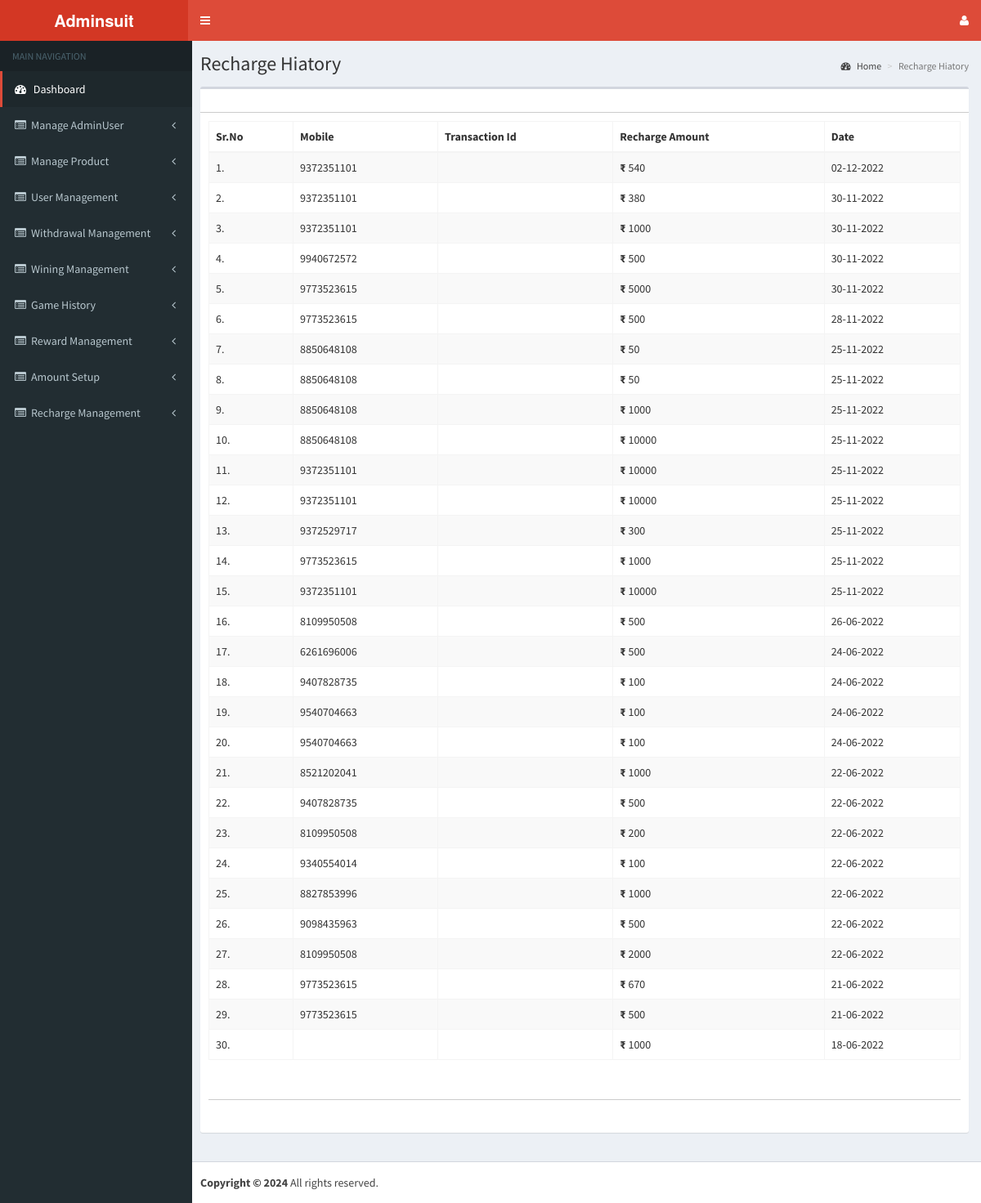
Screenshot of /admin/manage_recharge.php (signed in) with the database file from the repository.
### tables this page shows
CREATE TABLE `services` (
  `id` int(11) NOT NULL,
  `services` varchar(255) NOT NULL,
  `url` varchar(255) NOT NULL,
  `status` varchar(255) NOT NULL
);

CREATE TABLE `tbl_walletsummery` (
  `id` int(11) NOT NULL,
  `userid` int(11) NOT NULL,
  `orderid` int(11) NOT NULL,
  `amount` float NOT NULL,
  `type` varchar(50) NOT NULL,
  `actiontype` varchar(50) NOT NULL,
  `createdate` timestamp NOT NULL DEFAULT current_timestamp()
);

### admin/manage_recharge.php (the view, shortened to what this page needs)
<!DOCTYPE html>
<html>
<head>
  <link rel="stylesheet" href="bootstrap/css/bootstrap.min.css">
  <link rel="stylesheet" href="css/font-awesome.min.css">
  <link rel="stylesheet" href="css/ionicons.min.css">
  <link rel="stylesheet" href="dist/css/AdminLTE.min.css">
  <link rel="stylesheet" href="dist/css/skins/_all-skins.min.css">
  <link rel="stylesheet" href="plugins/iCheck/flat/blue.css">
  <link rel="stylesheet" href="plugins/morris/morris.css">
  <link rel="stylesheet" href="plugins/jvectormap/jquery-jvectormap-1.2.2.css">
  <link rel="stylesheet" href="plugins/datepicker/datepicker3.css">
  <link rel="stylesheet" href="plugins/daterangepicker/daterangepicker-bs3.css">
  <link rel="stylesheet" href="plugins/bootstrap-wysihtml5/bootstrap3-wysihtml5.min.css">
<link rel="stylesheet" href="plugins/datatables/dataTables.bootstrap.css">
<link rel="stylesheet" href="plugins/select2/select2.min.css">
<link rel="stylesheet" href="plugins/iCheck/all.css">
     <link rel="stylesheet" href="css/app.css" id="maincss">
</head>
<body class="hold-transition skin-red sidebar-mini">
<div class="wrapper">
<?php include ("include/connection.php");?>
<?php include ("include/header.inc.php");?>
 <?php include ("include/navigation.inc.php");?>
  <div class="content-wrapper">
    <section class="content-header">
      <h1>Recharge Hiatory</h1>
      <ol class="breadcrumb">
        <li><a href="desktop.php"><i class="fa fa-dashboard"></i> Home</a></li>
        <li class="active">Recharge Hiatory</li>
      </ol>
    </section>
    <section class="content">
      <div class="row">
        <div class="col-xs-12">
          <div class="box">
            <div class="box-header box-header2">
             <div class="col-sm-10">
         </div>
              <div class="col-sm-2">
              <div class="pull-right-btn">
       </div>
       </div>
            </div>
            <div class="box-body">
            <form id="formID" name="formID" method="post" action="#" enctype="multipart/form-data">
              <table id="example1" class="table table-bordered table-striped">
                <thead>
                <tr>
                <th>Sr.No</th>
                 <th>Mobile</th>
                  <th>Transaction Id</th>
                  <th>Recharge Amount</th>
                  <th>Date</th>
                </tr>
                </thead>
                <tbody>
     <?php
  $Query=mysqli_query($con,"select *,(select `mobile` from `tbl_user` where `id`=`tbl_walletsummery`.`userid`)as mobile,(select `transactionid` from `tbl_order` where `id`=`tbl_walletsummery`.`orderid`)as txn from `tbl_walletsummery` where `actiontype`='recharge' order by id desc");
  $i=0;
  while($row=mysqli_fetch_array($Query)){$i++;
   ?>
                <tr>
                  <td><?php echo $i;?>.</td>
                  <td><?php echo @$row["mobile"]; ?></td>
                  <td><?php echo @$row["transactionid"]; ?></td>
                  <td><strong>₹</strong> <?php echo @$row["amount"]; ?></td>
                 <td><?php echo @date('d-m-Y', strtotime($row['createdate']));?></td>
                </tr>
        <?php }?>
                </tbody>
              </table>
              <div class="box-header box-header2" style="margin-bottom: 10px;">&nbsp; </div>
<div class="row">
<div class="col-sm-10"></div>
              <div class="col-sm-2">
            </div>
              </div>
              </form>
            </div>
          </div>
        </div>
      </div>
    </section>
  </div>
<?php include("include/footer.inc.php");?></div>
</body>
</html>

### admin/include/navigation.inc.php (shortened to what this page needs)
<aside class="main-sidebar">
  <section class="sidebar">
  <ul class="sidebar-menu">
    <li class="header">MAIN NAVIGATION</li>
    <?php $session_role=$_SESSION['role_id'];
    $url = basename($_SERVER['PHP_SELF']) . '';
    $chkurl=mysqli_query($con,"select `id`,`p_id` from `child_menu` where `url`='".$url."' and `status`='1'");
    $chkurl_result=mysqli_fetch_array($chkurl);
    $chk= $chkurl_result['p_id'];
    $valurl=mysqli_query($con,"SELECT * FROM `task` where `role_id`='".$session_role."' And task  like '%$chk%' and `status`='1'");
    $val_row=mysqli_num_rows($valurl);
    if($val_row=='0'){
      session_start();
      session_unset();
      session_destroy();
      header("location:index.php?msg1=notauthorized");
    }else{
      $task=mysqli_query($con,"select * from `task` where `role_id`='".$session_role."' and `status`='1'");
      $task_result=mysqli_fetch_array($task);
      $taskid=$task_result['task'];
      $parent=mysqli_query($con,"Select * from `services` where id in($taskid) And `status`='1'");
      while(@$parent_array=mysqli_fetch_array($parent)){
        if($parent_array['url']=='desktop.php'){
          ?>
          <li class="active treeview"> <a href="<?php echo $parent_array['url']; ?>"> <i class="fa fa-dashboard"></i> <span><?php echo $parent_array['services']; ?></span> </a></li>
        <?php }else{?>
          <li class="treeview"> <a href="<?php echo $parent_array['url']; ?>"> <i class="fa fa-list-alt"></i><span><?php echo $parent_array['services']; ?></span><i class="fa fa-angle-left pull-right"></i></a>
          </li>
        <?php }
      }}
      ?>
      <li>&nbsp;</li>
      <li>&nbsp;</li>
    </ul>
  </section><br />
</aside>

### rows the page displays
services: services "Dashboard"
services: services "Manage AdminUser"
services: services "Manage Product"
services: services "User Management"
services: services "Withdrawal Management"
services: services "Wining Management"
services: services "Game History"
services: services "Reward Management"
services: services "Amount Setup"
services: services "Recharge Management"
tbl_walletsummery: mobile "9372351101", amount "540", createdate "02-12-2022"
tbl_walletsummery: mobile "9372351101", amount "380", createdate "30-11-2022"
tbl_walletsummery: mobile "9372351101", amount "1000", createdate "30-11-2022"
tbl_walletsummery: mobile "9940672572", amount "500", createdate "30-11-2022"
tbl_walletsummery: mobile "9773523615", amount "5000", createdate "30-11-2022"
tbl_walletsummery: mobile "9773523615", amount "500", createdate "28-11-2022"
tbl_walletsummery: mobile "8850648108", amount "50", createdate "25-11-2022"
tbl_walletsummery: mobile "8850648108", amount "50", createdate "25-11-2022"
tbl_walletsummery: mobile "8850648108", amount "1000", createdate "25-11-2022"
tbl_walletsummery: mobile "8850648108", amount "10000", createdate "25-11-2022"
tbl_walletsummery: mobile "9372351101", amount "10000", createdate "25-11-2022"
tbl_walletsummery: mobile "9372351101", amount "10000", createdate "25-11-2022"
tbl_walletsummery: mobile "9372529717", amount "300", createdate "25-11-2022"
tbl_walletsummery: mobile "9773523615", amount "1000", createdate "25-11-2022"
tbl_walletsummery: mobile "9372351101", amount "10000", createdate "25-11-2022"
tbl_walletsummery: mobile "8109950508", amount "500", createdate "26-06-2022"
tbl_walletsummery: mobile "6261696006", amount "500", createdate "24-06-2022"
tbl_walletsummery: mobile "9407828735", amount "100", createdate "24-06-2022"
tbl_walletsummery: mobile "9540704663", amount "100", createdate "24-06-2022"
tbl_walletsummery: mobile "9540704663", amount "100", createdate "24-06-2022"
tbl_walletsummery: mobile "8521202041", amount "1000", createdate "22-06-2022"
tbl_walletsummery: mobile "9407828735", amount "500", createdate "22-06-2022"
tbl_walletsummery: mobile "8109950508", amount "200", createdate "22-06-2022"
tbl_walletsummery: mobile "9340554014", amount "100", createdate "22-06-2022"
tbl_walletsummery: mobile "8827853996", amount "1000", createdate "22-06-2022"
tbl_walletsummery: mobile "9098435963", amount "500", createdate "22-06-2022"
tbl_walletsummery: mobile "8109950508", amount "2000", createdate "22-06-2022"
tbl_walletsummery: mobile "9773523615", amount "670", createdate "21-06-2022"
tbl_walletsummery: mobile "9773523615", amount "500", createdate "21-06-2022"
tbl_walletsummery: amount "1000", createdate "18-06-2022"
